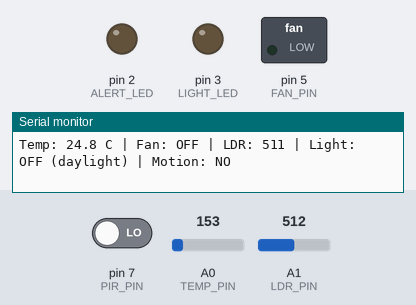
Simulated run of this sketch. Board: Arduino Uno, built with avr-gcc and run on an emulated ATmega328P. Shown: switched loads named in the sketch (green lamp = pin HIGH), output pins drawn as LEDs (lit = HIGH), the last lines printed to the serial monitor. The test bench sets the inputs (shaded band); at power-on: A0 (TEMP_PIN) = 153, A1 (LDR_PIN) = 512, pin 7 (PIR_PIN) LOW.

Above: at 1.8 s.
1.9 s: A0 (TEMP_PIN) set to 164
At 2.8 s:
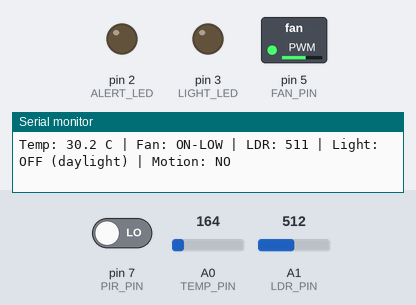
3.5 s: A1 (LDR_PIN) set to 712
5.2 s: A1 (LDR_PIN) set to 733
At 6.6 s:
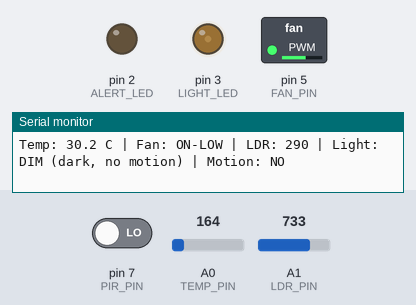
7.6 s: pin 7 (PIR_PIN) driven HIGH
At 8.9 s:
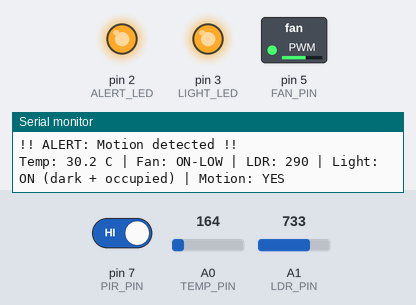
9.6 s: A0 (TEMP_PIN) set to 175
At 11.3 s:
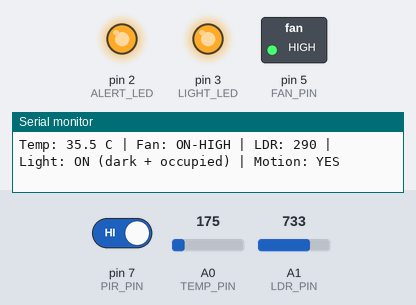
11.7 s: pin 7 (PIR_PIN) driven LOW
At 13.0 s:
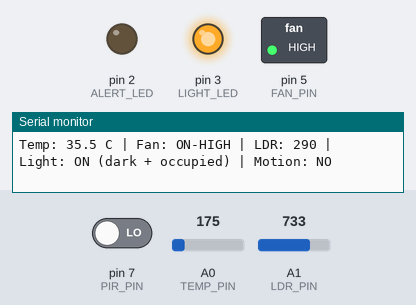
Timing chart, 0 to 22.9 s (numbered marks = the images above; inputs shaded):
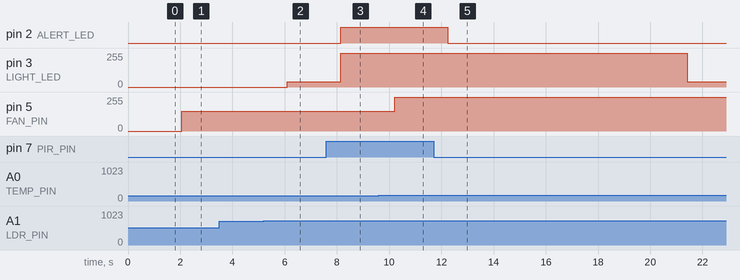

The sketch:

smart_home.ino
```cpp
// Smart Home Monitoring System
// Integrates: Temperature Monitoring, Motion Detection, Smart Lighting, AC/Fan Control

// ---------- Pin map ----------
#define TEMP_PIN    A0   // TMP36 Vout
#define LDR_PIN     A1   // 10k (to 5V) + photoresistor (to GND) voltage divider
#define PIR_PIN     7    // PIR sensor OUT
#define FAN_PIN     5    // NPN transistor base (via 1k) -> DC motor (fan), PWM
#define ALERT_LED   2    // Red LED - motion alert
#define LIGHT_LED   3    // White LED - room light, PWM

// ---------- Thresholds ----------
#define FAN_ON_TEMP     30.0   // fan turns ON above this (C)
#define FAN_OFF_TEMP    28.0   // fan turns OFF below this (hysteresis)
#define FAN_HIGH_TEMP   35.0   // full speed above this
#define DARK_LEVEL      300    // LDR reading below this = dark (check Serial Monitor and adjust)
#define LIGHT_HOLD_MS   10000  // keep light ON for 10 s after last motion

bool fanOn = false;
unsigned long lastMotionMs = 0;
bool lastMotion = false;

float readTemperatureC() {
  int raw = analogRead(TEMP_PIN);
  float voltage = raw * 5.0 / 1023.0;
  return (voltage - 0.5) * 100.0;   // TMP36: 10 mV/C, 500 mV offset
}

void setup() {
  pinMode(PIR_PIN, INPUT);
  pinMode(FAN_PIN, OUTPUT);
  pinMode(ALERT_LED, OUTPUT);
  pinMode(LIGHT_LED, OUTPUT);
  Serial.begin(9600);
  Serial.println("=== Smart Home Monitoring System ===");
}

void loop() {
  unsigned long now = millis();

  // ---- 1. Temperature monitoring + AC/Fan control ----
  float tempC = readTemperatureC();
  if (!fanOn && tempC > FAN_ON_TEMP) fanOn = true;
  else if (fanOn && tempC < FAN_OFF_TEMP) fanOn = false;

  int fanSpeed = 0;
  if (fanOn) fanSpeed = (tempC >= FAN_HIGH_TEMP) ? 255 : 150;  // HIGH / LOW speed
  analogWrite(FAN_PIN, fanSpeed);

  // ---- 2. Motion detection ----
  bool motion = digitalRead(PIR_PIN) == HIGH;
  if (motion) {
    lastMotionMs = now;
    digitalWrite(ALERT_LED, HIGH);
    if (!lastMotion) Serial.println("!! ALERT: Motion detected !!");
  } else {
    digitalWrite(ALERT_LED, LOW);
  }
  lastMotion = motion;

  // ---- 3. Smart lighting (LDR + occupancy) ----
  int lightLevel = 1023 - analogRead(LDR_PIN);   // invert: higher value = brighter
  bool dark = lightLevel < DARK_LEVEL;
  bool occupied = (now - lastMotionMs) < LIGHT_HOLD_MS && lastMotionMs != 0;
  int lightPwm;
  const char *lightState;
  if (!dark)         { lightPwm = 0;   lightState = "OFF (daylight)"; }
  else if (occupied) { lightPwm = 255; lightState = "ON (dark + occupied)"; }
  else               { lightPwm = 40;  lightState = "DIM (dark, no motion)"; }
  analogWrite(LIGHT_LED, lightPwm);

  // ---- 4. Status report ----
  Serial.print("Temp: ");      Serial.print(tempC, 1);
  Serial.print(" C | Fan: ");  Serial.print(fanSpeed == 0 ? "OFF" : (fanSpeed == 255 ? "ON-HIGH" : "ON-LOW"));
  Serial.print(" | LDR: ");    Serial.print(lightLevel);
  Serial.print(" | Light: ");  Serial.print(lightState);
  Serial.print(" | Motion: "); Serial.println(motion ? "YES" : "NO");

  delay(1000);
}
```

Measured:
- the behaviour switches between 163 and 164 on A0 (TEMP_PIN) (found by bisection; images 0 and 1)
- after the input at 1.9 s, pin 5 (FAN_PIN): 0/255 → 150/255 after 0.16 s
- after the input at 5.2 s, pin 3 (LIGHT_LED): 0/255 → 40/255 after 0.90 s
- after the input at 7.6 s, pin 2 (ALERT_LED): LOW → HIGH after 0.54 s; pin 3 (LIGHT_LED): 40/255 → 255/255 after 0.54 s
- after the input at 9.6 s, pin 5 (FAN_PIN): 150/255 → 255/255 after 0.61 s
- after the input at 11.7 s, pin 2 (ALERT_LED): HIGH → LOW after 0.55 s; pin 3 (LIGHT_LED): 255/255 → 40/255 after 9.7 s
